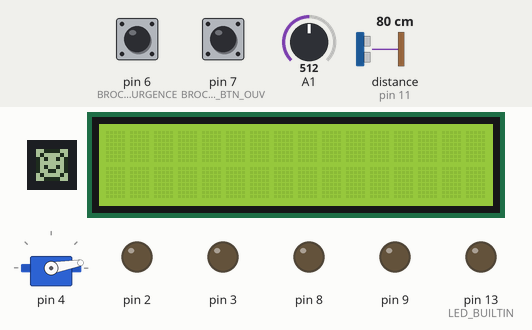
The sketch below on a simulated Arduino Mega 2560, built with avr-gcc and run on an emulated ATmega2560. Parts: servo, 8×8 one-colour display, 16×2 character LCD, output pins drawn as LEDs (lit = HIGH). Wiring (inferred from the names in the program): ultrasonic range finder: trigger pin 10; echo pin 11. Inputs (shaded band) come from the test bench; at power-on: pin 7 (BROCHE_BTN_OUV) HIGH, pin 6 (BROCHE_BTN_URGENCE) HIGH, distance to the obstacle (sensor on pin 11) 80 cm, A1 = 512. The echo pulse lasts 58.3 µs per cm; pins used as bus, display or sensor lines are not drawn; what the sketch prints to the serial monitor is not drawn.

Above: at 1.2 s.
1.3 s: pin 7 (BROCHE_BTN_OUV) pulled LOW for 0.15 s
At 1.97 s:
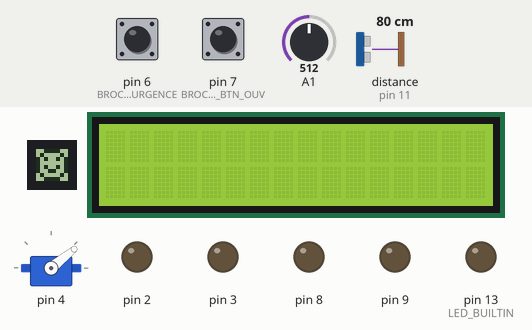
2.0 s: pin 6 (BROCHE_BTN_URGENCE) pulled LOW for 0.15 s
At 3.2 s:
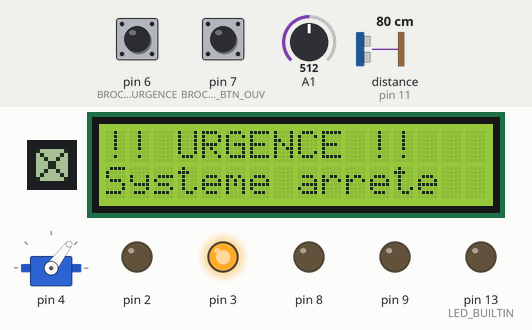
3.7 s: pin 6 (BROCHE_BTN_URGENCE) pulled LOW for 0.15 s
At 4.3 s:
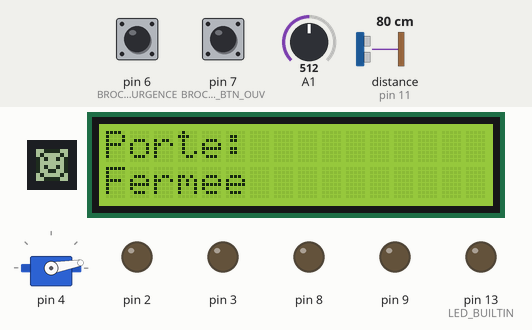
6.8 s: distance to the obstacle (sensor on pin 11) set to 8 cm
8.4 s: distance to the obstacle (sensor on pin 11) set to 5 cm
At 8.55 s:
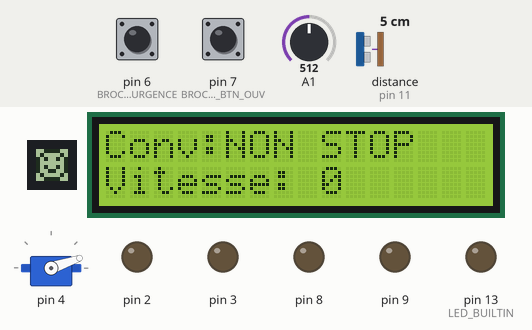
11.1 s: pin 6 (BROCHE_BTN_URGENCE) pulled LOW for 0.15 s
At 12.7 s:
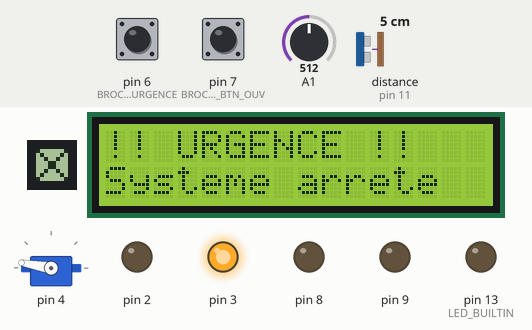
Timing chart, 0 to 13.8 s (numbered marks = the images above; inputs shaded):
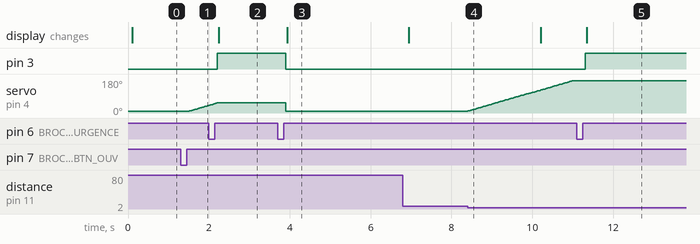

The sketch:

OSX_Projet.ino
```cpp
#include <OneButton.h>
#include "Porte.h"
#include "Conveyor.h"
#include "SystemeControle.h"
#include "GestionnaireLCD.h"
#include "GestionnaireMQTT.h"

const int BROCHE_BTN_URGENCE = 6;
const int BROCHE_BTN_OUV     = 7;
const int BROCHE_LED_ACTIVE  = 2;
const int BROCHE_LED_URGENCE = 3;
const int BROCHE_SERVO       = 4;
const int BROCHE_IR          = 12;
const int BROCHE_TRIG        = 10;
const int BROCHE_ECHO        = 11;
const int BROCHE_ENA         = 8;
const int BROCHE_IN1         = 9;
const int BROCHE_JOY_X       = A0;
const int BROCHE_JOY_Y       = A1;
const int BROCHE_DIN         = 34;
const int BROCHE_CS          = 32;
const int BROCHE_CLK         = 30;

Porte            porte(BROCHE_TRIG, BROCHE_ECHO, BROCHE_SERVO, -1);
Conveyor         convoyeur(BROCHE_ENA, BROCHE_IN1,
                           BROCHE_LED_ACTIVE, BROCHE_LED_URGENCE,
                           BROCHE_JOY_X, BROCHE_JOY_Y);
SystemeControle  systeme(BROCHE_CLK, BROCHE_DIN, BROCHE_CS, BROCHE_IR);
GestionnaireLCD  lcd(porte, convoyeur, systeme);
GestionnaireMQTT mqtt;

OneButton boutonOuverture(BROCHE_BTN_OUV,     true);
OneButton boutonUrgence  (BROCHE_BTN_URGENCE, true);

bool enUrgence = false;

void _activerUrgenceGlobale() {
    enUrgence = true;
    porte.activerUrgence();
    convoyeur.activerUrgence();
    systeme.activerUrgence();
    Serial.println("URGENCE activee");
}

void _desactiverUrgenceGlobale() {
    enUrgence = false;
    porte.desactiverUrgence();
    convoyeur.desactiverUrgence();
    systeme.desactiverUrgence();
    Serial.println("URGENCE desactivee");
}

void surOuverture() {
    if (!enUrgence) {
        porte.ouvrirManuellement();
        Serial.println("Ouverture manuelle");
    }
}

void surUrgence() {
    if (!enUrgence) _activerUrgenceGlobale();
    else            _desactiverUrgenceGlobale();
}

String directionConvoyeur() {
    if      (convoyeur.getState() == CONV_AVANCE) return "droite";
    else if (convoyeur.getState() == CONV_RECULE) return "gauche";
    return "stop";
}

String etatPorte() {
    switch (porte.getEtat()) {
        case PORTE_OUVERTURE:
        case PORTE_FERMETURE: return "move";
        case PORTE_OUVERTE:   return "ouvert";
        default:              return "ferme";
    }
}

void tachePublierMQTT(unsigned long currentTime) {
    static unsigned long lastPublish = 0;
    if (currentTime - lastPublish < 1000) return;
    lastPublish = currentTime;
    mqtt.publier(directionConvoyeur(), convoyeur.getSpeed(),
                 etatPorte(), systeme.getStatutMQTT(),
                 porte.getNbClients());
}

void tacheRecevoirMQTT() {
    String statut = mqtt.obtenirStatutRecu();
    if (statut == "") return;

    if      (statut.indexOf("urgence") >= 0) {
        _activerUrgenceGlobale();
    } else if (statut.indexOf("rabais") >= 0) {
        if (enUrgence) _desactiverUrgenceGlobale();
        SystemeControle::modeActuel = MODE_RABAIS;
    } else if (statut.indexOf("erreur") >= 0) {
        if (enUrgence) _desactiverUrgenceGlobale();
        SystemeControle::modeActuel = MODE_ERREUR;
    } else if (statut.indexOf("ok") >= 0) {
        if (enUrgence) _desactiverUrgenceGlobale();
        SystemeControle::modeActuel = MODE_NORMAL;
    }
}


void setup() {
    Serial.begin(115200);
    pinMode(LED_BUILTIN,        OUTPUT);
    pinMode(BROCHE_BTN_OUV,     INPUT_PULLUP);
    pinMode(BROCHE_BTN_URGENCE, INPUT_PULLUP);

    porte.begin();
    convoyeur.begin();
    systeme.initialiser(BROCHE_BTN_URGENCE);
    lcd.begin();
    mqtt.begin();

    boutonOuverture.attachClick(surOuverture);
    boutonUrgence.attachClick(surUrgence);

    Serial.println("Systeme pret.");
}

void loop() {
    unsigned long currentTime = millis();

    boutonOuverture.tick();
    boutonUrgence.tick();

    porte.update(false);
    convoyeur.update(false);
    systeme.lireEntrees();
    systeme.mettreAJourMatrice(currentTime);

    lcd.update(enUrgence);

    static unsigned long lastMqtt = 0;
    if (currentTime - lastMqtt >= 200) {
        lastMqtt = currentTime;
        mqtt.mettreAJour();
    }

    tachePublierMQTT(currentTime);
    tacheRecevoirMQTT();
}
```

Conveyor.cpp
```cpp
#include "Conveyor.h"

Conveyor::Conveyor(int pwm, int in1,
                   int ledActive, int ledUrgence,
                   int joyX, int joyY)
    : _pwm(pwm), _in1(in1),
      _ledActive(ledActive), _ledUrgence(ledUrgence),
      _joyX(joyX), _joyY(joyY),
      _etat(CONV_STOP), _urgence(false), _vitesse(VITESSE_INIT) {}

void Conveyor::begin() {
    pinMode(_pwm,        OUTPUT);
    pinMode(_in1,        OUTPUT);
    pinMode(_ledActive,  OUTPUT);
    pinMode(_ledUrgence, OUTPUT);
    _stopMotor();
}

void Conveyor::update(bool urgenceActivee) {
    if (urgenceActivee) { activerUrgence(); return; }

    if (_urgence) {
        _stopMotor();
        _mettreAJourLEDs();
        return;
    }

    _lireJoystick();
    _appliquerMoteur();
    _mettreAJourLEDs();
}

void Conveyor::activerUrgence() {
    _urgence = true;
    _stopMotor();
    _mettreAJourLEDs();
}

void Conveyor::desactiverUrgence() {
    _urgence = false;
    _etat    = CONV_STOP;
    _vitesse = 0;
    _mettreAJourLEDs();
}

Etat Conveyor::getState()     const { return _etat; }
int  Conveyor::getSpeed()     const { return _vitesse; }
bool Conveyor::estEnUrgence() const { return _urgence; }

void Conveyor::_forward() {
    if (_vitesse == 0) {
        digitalWrite(_in1, LOW);
        analogWrite(_pwm, 0);
    } else {
        digitalWrite(_in1, HIGH);
        analogWrite(_pwm, _vitesse);
    }
}

// IN2 câblé à GND physiquement — IN1=LOW + PWM = frein/recul selon le montage
void Conveyor::_backward() {
    digitalWrite(_in1, LOW);
    analogWrite(_pwm, _vitesse);
}

void Conveyor::_stopMotor() {
    digitalWrite(_in1, LOW);
    analogWrite(_pwm, 0);
}

void Conveyor::_appliquerMoteur() {
    switch (_etat) {
        case CONV_AVANCE: _forward();   break;
        case CONV_RECULE: _backward();  break;
        default:          _stopMotor(); break;
    }
}

void Conveyor::_mettreAJourLEDs() {
    bool actif = (_etat == CONV_AVANCE || _etat == CONV_RECULE) && !_urgence;
    digitalWrite(_ledActive,  actif    ? HIGH : LOW);
    digitalWrite(_ledUrgence, _urgence ? HIGH : LOW);
}

void Conveyor::_lireJoystick() {
    if      (analogRead(_joyY) > 600) _etat = CONV_AVANCE;
    else if (analogRead(_joyY) < 400) _etat = CONV_RECULE;
    else                               _etat = CONV_STOP;

    if (_etat == CONV_STOP) {
        _vitesse = 0;
        return;
    }

    static unsigned long dernierAjust = 0;
    if ((millis() - dernierAjust) >= 50) {
        dernierAjust = millis();
        if      (analogRead(_joyX) > 600) { if (_vitesse > 0)   _vitesse--; }
        else if (analogRead(_joyX) < 400) { if (_vitesse < 255) _vitesse++; }
    }
}
```

Conveyor.h
```cpp
#pragma once

#include <Arduino.h>

enum Etat { CONV_STOP, CONV_AVANCE, CONV_RECULE };

class Conveyor {
public:
    Conveyor(int pwm, int in1,
             int ledActive, int ledUrgence,
             int joyX, int joyY);

    void begin();
    void update(bool urgenceActivee);
    void activerUrgence();
    void desactiverUrgence();

    Etat getState()     const;
    int  getSpeed()     const;
    bool estEnUrgence() const;

private:
    int _pwm, _in1;
    int _ledActive, _ledUrgence;
    int _joyX, _joyY;

    Etat _etat;
    bool _urgence;
    int  _vitesse;

    static const int  VITESSE_MIN          = 0;
    static const int  VITESSE_MAX          = 255;
    static const int  VITESSE_INIT         = 0;
    static const int  SEUIL_HAUT           = 750;
    static const int  SEUIL_BAS            = 250;
    static const int  PAS_VITESSE          = 2;
    static const long DELAI_AJUST_VITES_MS = 150;

    void _appliquerMoteur();
    void _mettreAJourLEDs();
    void _lireJoystick();
    void _stopMotor();
    void _forward();
    void _backward();
};
```

GestionnaireMQTT.cpp
```cpp
#include "GestionnaireMQTT.h"

String statutRecu = "";

GestionnaireMQTT::GestionnaireMQTT()
    : _mqttClient(_wifiClient) {}

void GestionnaireMQTT::begin() {
    Serial1.begin(115200);
    WiFi.init(&Serial1);

    if (WiFi.status() == WL_NO_MODULE) {
        Serial.println("Module WiFi non detecte!");
        return;
    }

    _connecterWifi();
    _mqttClient.setServer(_broker, _port);
    _mqttClient.setKeepAlive(10);
    _mqttClient.setCallback(_gererReception);
    _connecterMQTT();
}

void GestionnaireMQTT::_connecterWifi() {
    if (WiFi.status() == WL_CONNECTED) return;

    if (millis() - _previousMillisWifi >= DELAI_RECONNEXION) {
        _previousMillisWifi = millis();
        Serial.print("Connexion au WiFi...");
        if (WiFi.status() == WL_CONNECTED) {
            Serial.println("Connecte!");
            Serial.print("IP : ");
            Serial.println(WiFi.localIP());
        } else {
            Serial.println("Tentative...");
        }
    }
}

void GestionnaireMQTT::_connecterMQTT() {
    if (_mqttClient.connected()) return;

    if (millis() - _previousMillisMQTT >= DELAI_RECONNEXION) {
        _previousMillisMQTT = millis();
        Serial.print("Connexion au broker MQTT...");
        if (_mqttClient.connect("Winsley_Magasin11", _mqttUser, _mqttPass)) {
            Serial.println("Connecte!");
            _mqttClient.subscribe(_topicSub);
        } else {
            Serial.print("Erreur : ");
            Serial.println(_mqttClient.state());
        }
    }
}

void GestionnaireMQTT::_gererReception(char* topic, byte* payload, unsigned int length) {
    String message = "";
    for (unsigned int i = 0; i < length; i++) message += (char)payload[i];
    statutRecu = message;
    Serial.println("Message recu : " + message);
}

String GestionnaireMQTT::obtenirStatutRecu() {
    String temp = statutRecu;
    statutRecu  = "";
    return temp;
}

void GestionnaireMQTT::publier(String direction, int vitesse,
                                String porte, String statut, int clients) {
    if (!_mqttClient.connected()) return;

    String payload = "{";
    payload += "\"direction\":\"" + direction + "\",";
    payload += "\"vitesse\":"     + String(vitesse) + ",";
    payload += "\"porte\":\""     + porte   + "\",";
    payload += "\"statut\":\""    + statut  + "\",";
    payload += "\"clients\":"     + String(clients);
    payload += "}";

    _mqttClient.publish(_topicPub, payload.c_str());
}

void GestionnaireMQTT::mettreAJour() {
    if (WiFi.status() != WL_CONNECTED) { _connecterWifi();  return; }
    if (!_mqttClient.connected())       { _connecterMQTT(); return; }
    _mqttClient.loop();
}
```

GestionnaireMQTT.h
```cpp
#pragma once

#include <Arduino.h>
#include <WiFiEspAT.h>
#include <PubSubClient.h>

// Connexion WiFi persistante et communication MQTT
// Prérequis : configurer le WiFi une seule fois avec WiFiConfig.ino
class GestionnaireMQTT {
public:
    GestionnaireMQTT();
    void begin();
    void publier(String direction, int vitesse,
                 String porte, String statut, int clients);
    void mettreAJour();
    String obtenirStatutRecu();

private:
    WiFiClient   _wifiClient;
    PubSubClient _mqttClient;

    const char* _broker   = "216.128.180.194";
    const int   _port     = 1883;
    const char* _mqttUser = "etdshawi";
    const char* _mqttPass = "shawi123";
    const char* _topicPub = "magasin/11/state";
    const char* _topicSub = "magasin/11/set";

    unsigned long       _previousMillisWifi = 0;
    unsigned long       _previousMillisMQTT = 0;
    const unsigned long DELAI_RECONNEXION   = 2000;

    void _connecterWifi();
    void _connecterMQTT();
    static void _gererReception(char* topic, byte* payload, unsigned int length);
};
```

MatriceDisplay.cpp
```cpp
#include "MatriceDisplay.h"

const uint8_t MatriceDisplay::BITMAP_SMILEY[8] = {
    B00111100,
    B01000010,
    B10100101,
    B10000001,
    B10100101,
    B10011001,
    B01000010,
    B00111100
};

const uint8_t MatriceDisplay::BITMAP_X[8] = {
    B10000001,
    B01000010,
    B00100100,
    B00011000,
    B00011000,
    B00100100,
    B01000010,
    B10000001
};

void MatriceDisplay::begin() {
    u8g2.begin();
    u8g2.setContrast(5);
    u8g2.setFont(u8g2_font_4x6_tr);
}

void MatriceDisplay::afficherRabais(unsigned long currentTime) {
    static unsigned long previousMillis = 0;
    static int positionBits = 0;
    const int   DELAI_DEFILEMENT = 60;
    const int   LARGEUR_POLICE   = 4;
    const char* MESSAGE          = "  SPECIAL  ";

    if (currentTime - previousMillis >= DELAI_DEFILEMENT) {
        previousMillis = currentTime;
        int longueurBits = strlen(MESSAGE) * LARGEUR_POLICE + 8;
        u8g2.clearBuffer();
        u8g2.drawStr(-(positionBits % longueurBits), 7, MESSAGE);
        u8g2.sendBuffer();
        positionBits++;
        if (positionBits >= longueurBits) positionBits = 0;
    }
}

void MatriceDisplay::afficherNormal() {
    u8g2.clearBuffer();
    u8g2.drawBitmap(0, 0, 1, 8, BITMAP_SMILEY);
    u8g2.sendBuffer();
}

void MatriceDisplay::afficherErreur(unsigned long currentTime) {
    static unsigned long previousMillis = 0;
    static bool allume = false;
    const int DELAI_CLIGNOTEMENT = 300;

    if (currentTime - previousMillis >= DELAI_CLIGNOTEMENT) {
        previousMillis = currentTime;
        allume = !allume;
        u8g2.clearBuffer();
        if (allume) u8g2.drawBox(0, 0, 8, 8);
        u8g2.sendBuffer();
    }
}

void MatriceDisplay::afficherUrgence() {
    u8g2.clearBuffer();
    u8g2.drawBitmap(0, 0, 1, 8, BITMAP_X);
    u8g2.sendBuffer();
}

void MatriceDisplay::eteindre() {
    u8g2.clearBuffer();
    u8g2.sendBuffer();
}
```

MatriceDisplay.h
```cpp
#pragma once

#include <U8g2lib.h>

// Affichage matrice LED MAX7219 8x8 via U8g2 (SW SPI)
class MatriceDisplay {
public:
    MatriceDisplay(int clk, int din, int cs)
        : u8g2(U8G2_R0, clk, din, cs, U8X8_PIN_NONE, U8X8_PIN_NONE) {}

    void begin();
    void afficherRabais(unsigned long currentTime);
    void afficherNormal();
    void afficherErreur(unsigned long currentTime);
    void afficherUrgence();
    void eteindre();

private:
    U8G2_MAX7219_8X8_F_4W_SW_SPI u8g2;

    static const uint8_t BITMAP_SMILEY[8];
    static const uint8_t BITMAP_X[8];
};
```

SystemeControle.cpp
```cpp
#include "SystemeControle.h"

#define NO_LED_FEEDBACK_CODE
#define EXCLUDE_EXOTIC_PROTOCOLS
#include <IRremote.hpp>

volatile Mode SystemeControle::modeActuel = MODE_NORMAL;

SystemeControle::SystemeControle(int clk, int din, int cs, int irPin)
    : _matrice(clk, din, cs), _pinIR(irPin) {}

void SystemeControle::initialiser(int boutonPin) {
    _matrice.begin();
    IrReceiver.begin(_pinIR);
    pinMode(boutonPin, INPUT_PULLUP);
}

void SystemeControle::lireEntrees() {
    if (modeActuel == MODE_URGENCE) return;

    if (Serial.available()) {
        char c = Serial.read();
        if      (c == '1') modeActuel = MODE_RABAIS;
        else if (c == '2') modeActuel = MODE_NORMAL;
        else if (c == '3') modeActuel = MODE_ERREUR;
        else if (c == '4') modeActuel = MODE_FERMER;
    }

    if (IrReceiver.decode()) {
        uint32_t val = IrReceiver.decodedIRData.decodedRawData;
        if (val != 0) {
            if      (val == 0xF30CFF00) modeActuel = MODE_RABAIS;
            else if (val == 0xE718FF00) modeActuel = MODE_NORMAL;
            else if (val == 0xA15EFF00) modeActuel = MODE_ERREUR;
            else if (val == 0xF708FF00) modeActuel = MODE_FERMER;
        }
        IrReceiver.resume();
    }
}

void SystemeControle::mettreAJourMatrice(unsigned long currentTime) {
    switch (modeActuel) {
        case MODE_RABAIS:  _matrice.afficherRabais(currentTime); break;
        case MODE_NORMAL:  _matrice.afficherNormal();            break;
        case MODE_ERREUR:  _matrice.afficherErreur(currentTime); break;
        case MODE_FERMER:  _matrice.eteindre();                  break;
        case MODE_URGENCE: _matrice.afficherUrgence();           break;
    }
}

void SystemeControle::activerUrgence()    { modeActuel = MODE_URGENCE; }
void SystemeControle::desactiverUrgence() { modeActuel = MODE_NORMAL; }

Mode SystemeControle::getMode() const { return modeActuel; }

const char* SystemeControle::getNomMode() const {
    switch (modeActuel) {
        case MODE_RABAIS:  return "RABAIS";
        case MODE_NORMAL:  return "NORMAL";
        case MODE_ERREUR:  return "ERREUR";
        case MODE_FERMER:  return "FERMER";
        case MODE_URGENCE: return "URGENCE";
        default:           return "INCONNU";
    }
}

const char* SystemeControle::getStatutMQTT() const {
    switch (modeActuel) {
        case MODE_RABAIS:  return "rabais";
        case MODE_ERREUR:  return "erreur";
        case MODE_URGENCE: return "urgence";
        default:           return "ok";
    }
}

void SystemeControle::gestionBouton() {
    static unsigned long dernierTemps = 0;
    unsigned long tempsActuel = millis();
    if (tempsActuel - dernierTemps > 250) {
        modeActuel   = (modeActuel == MODE_URGENCE) ? MODE_NORMAL : MODE_URGENCE;
        dernierTemps = tempsActuel;
    }
}
```

SystemeControle.h
```cpp
#pragma once

#include <Arduino.h>
#include <LCD_I2C.h>
#include "MatriceDisplay.h"

enum Mode {
    MODE_RABAIS,
    MODE_NORMAL,
    MODE_ERREUR,
    MODE_FERMER,
    MODE_URGENCE
};

class SystemeControle {
public:
    static volatile Mode modeActuel;

    SystemeControle(int clk, int din, int cs, int irPin);

    void initialiser(int boutonPin);
    void lireEntrees();
    void mettreAJourMatrice(unsigned long currentTime);
    void activerUrgence();
    void desactiverUrgence();

    Mode        getMode()       const;
    const char* getNomMode()    const;
    const char* getStatutMQTT() const;

    static void gestionBouton();

private:
    MatriceDisplay _matrice;
    int            _pinIR;
};
```

GestionnaireLCD.h
```cpp
#pragma once

#include <Arduino.h>
#include <LCD_I2C.h>
#include "Porte.h"
#include "Conveyor.h"
#include "SystemeControle.h"

// Défilement cyclique LCD : Porte → Convoyeur → Matrice (toutes les 3 s)
// En urgence : affiche uniquement le message d'arrêt d'urgence
class GestionnaireLCD {
public:
    GestionnaireLCD(Porte& porte, Conveyor& convoyeur, SystemeControle& systeme);

    void begin();
    void update(bool enUrgence);

private:
    LCD_I2C          _lcd;
    Porte&           _porte;
    Conveyor&        _convoyeur;
    SystemeControle& _systeme;

    int           _pageCourante;
    unsigned long _dernierChangPage;
    bool          _urgenceAffichee;

    static const long DELAI_PAGE_MS = 3000;

    void _afficherPagePorte();
    void _afficherPageConvoyeur();
    void _afficherPageMatrice();
    void _afficherPageUrgence();
};
```

Source omitted: GestionnaireLCD.cpp (2567 bytes), Porte.cpp (3672 bytes), Porte.h (1269 bytes)

Measured:
- the behaviour switches between 7 and 6 cm on distance to the obstacle (sensor on pin 11) (found by bisection; images 3 and 4)
- after the input at 1.3 s, servo on pin 4: moves from 10° to 41° over 0.48 s, starting after 0.22 s
- after the input at 2.0 s, pin 3: LOW → HIGH after 0.21 s; servo on pin 4: goes on until 2.2 s, then stays 53°; the display: changes after 0.24 s (image 2)
- after the input at 3.7 s, pin 3: HIGH → LOW after 0.20 s; servo on pin 4: 53° → 10° after 0.20 s; the display: changes after 0.23 s (image 3)
- after the input at 8.4 s, servo on pin 4: moves from 10° to 170° over 2.6 s, starting at once
- after the input at 11.1 s, pin 3: LOW → HIGH after 0.21 s; the display: changes after 0.24 s (image 5)
